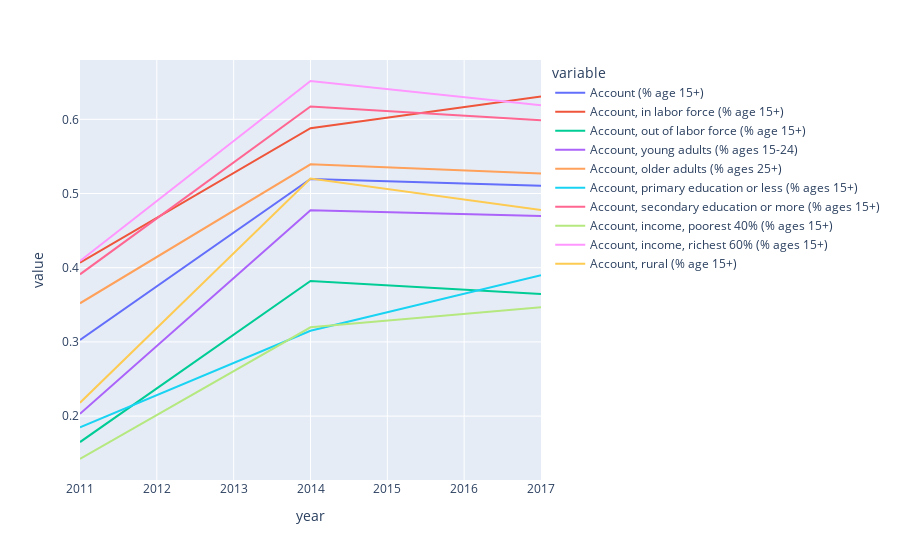

Here is the notebook cell this chart was saved with:
### Code cell
import plotly.express as px
fig = px.line(df_acc)
fig.show()

### Figure 1 — Plotly figure (JSON) as saved in the notebook; plotly's stock layout.template omitted (floating-point values rounded to 4 significant figures)
{"data": [{"hovertemplate": "variable=Account (% age 15+)<br>year=%{x}<br>value=%{y}<extra></extra>", "legendgroup": "Account (% age 15+)", "line": {"color": "#636efa", "dash": "solid"}, "marker": {"symbol": "circle"}, "mode": "lines", "name": "Account (% age 15+)", "orientation": "v", "showlegend": true, "type": "scatter", "x": [2011, 2014, 2017], "xaxis": "x", "y": [0.3026, 0.5196, 0.5103], "yaxis": "y"}, {"hovertemplate": "variable=Account, in labor force (% age 15+) <br>year=%{x}<br>value=%{y}<extra></extra>", "legendgroup": "Account, in labor force (% age 15+) ", "line": {"color": "#EF553B", "dash": "solid"}, "marker": {"symbol": "circle"}, "mode": "lines", "name": "Account, in labor force (% age 15+) ", "orientation": "v", "showlegend": true, "type": "scatter", "x": [2011, 2014, 2017], "xaxis": "x", "y": [0.4068, 0.5881, 0.6307], "yaxis": "y"}, {"hovertemplate": "variable=Account, out of labor force (% age 15+) <br>year=%{x}<br>value=%{y}<extra></extra>", "legendgroup": "Account, out of labor force (% age 15+) ", "line": {"color": "#00cc96", "dash": "solid"}, "marker": {"symbol": "circle"}, "mode": "lines", "name": "Account, out of labor force (% age 15+) ", "orientation": "v", "showlegend": true, "type": "scatter", "x": [2011, 2014, 2017], "xaxis": "x", "y": [0.165, 0.3822, 0.3647], "yaxis": "y"}, {"hovertemplate": "variable=Account, young adults (% ages 15-24)<br>year=%{x}<br>value=%{y}<extra></extra>", "legendgroup": "Account, young adults (% ages 15-24)", "line": {"color": "#ab63fa", "dash": "solid"}, "marker": {"symbol": "circle"}, "mode": "lines", "name": "Account, young adults (% ages 15-24)", "orientation": "v", "showlegend": true, "type": "scatter", "x": [2011, 2014, 2017], "xaxis": "x", "y": [0.203, 0.4773, 0.4697], "yaxis": "y"}, {"hovertemplate": "variable=Account, older adults (% ages 25+)<br>year=%{x}<br>value=%{y}<extra></extra>", "legendgroup": "Account, older adults (% ages 25+)", "line": {"color": "#FFA15A", "dash": "solid"}, "marker": {"symbol": "circle"}, "mode": "lines", "name": "Account, older adults (% ages 25+)", "orientation": "v", "showlegend": true, "type": "scatter", "x": [2011, 2014, 2017], "xaxis": "x", "y": [0.3521, 0.5394, 0.5271], "yaxis": "y"}, {"hovertemplate": "variable=Account, primary education or less (% ages 15+) <br>year=%{x}<br>value=%{y}<extra></extra>", "legendgroup": "Account, primary education or less (% ages 15+) ", "line": {"color": "#19d3f3", "dash": "solid"}, "marker": {"symbol": "circle"}, "mode": "lines", "name": "Account, primary education or less (% ages 15+) ", "orientation": "v", "showlegend": true, "type": "scatter", "x": [2011, 2014, 2017], "xaxis": "x", "y": [0.185, 0.315, 0.39], "yaxis": "y"}, {"hovertemplate": "variable=Account, secondary education or more (% ages 15+) <br>year=%{x}<br>value=%{y}<extra></extra>", "legendgroup": "Account, secondary education or more (% ages 15+) ", "line": {"color": "#FF6692", "dash": "solid"}, "marker": {"symbol": "circle"}, "mode": "lines", "name": "Account, secondary education or more (% ages 15+) ", "orientation": "v", "showlegend": true, "type": "scatter", "x": [2011, 2014, 2017], "xaxis": "x", "y": [0.3911, 0.6173, 0.5988], "yaxis": "y"}, {"hovertemplate": "variable=Account, income, poorest 40% (% ages 15+)<br>year=%{x}<br>value=%{y}<extra></extra>", "legendgroup": "Account, income, poorest 40% (% ages 15+)", "line": {"color": "#B6E880", "dash": "solid"}, "marker": {"symbol": "circle"}, "mode": "lines", "name": "Account, income, poorest 40% (% ages 15+)", "orientation": "v", "showlegend": true, "type": "scatter", "x": [2011, 2014, 2017], "xaxis": "x", "y": [0.1422, 0.3197, 0.3467], "yaxis": "y"}, {"hovertemplate": "variable=Account, income, richest 60% (% ages 15+) <br>year=%{x}<br>value=%{y}<extra></extra>", "legendgroup": "Account, income, richest 60% (% ages 15+) ", "line": {"color": "#FF97FF", "dash": "solid"}, "marker": {"symbol": "circle"}, "mode": "lines", "name": "Account, income, richest 60% (% ages 15+) ", "orientation": "v", "showlegend": true, "type": "scatter", "x": [2011, 2014, 2017], "xaxis": "x", "y": [0.4092, 0.6517, 0.6189], "yaxis": "y"}, {"hovertemplate": "variable=Account, rural (% age 15+) <br>year=%{x}<br>value=%{y}<extra></extra>", "legendgroup": "Account, rural (% age 15+) ", "line": {"color": "#FECB52", "dash": "solid"}, "marker": {"symbol": "circle"}, "mode": "lines", "name": "Account, rural (% age 15+) ", "orientation": "v", "showlegend": true, "type": "scatter", "x": [2011, 2014, 2017], "xaxis": "x", "y": [0.218, 0.5203, 0.4779], "yaxis": "y"}], "layout": {"legend": {"title": {"text": "variable"}, "tracegroupgap": 0}, "margin": {"t": 60}, "xaxis": {"anchor": "y", "domain": [0, 1], "title": {"text": "year"}}, "yaxis": {"anchor": "x", "domain": [0, 1], "title": {"text": "value"}}}}
